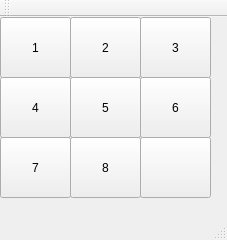
<?xml version="1.0" encoding="UTF-8"?>
<ui version="4.0">
 <class>MainWindow</class>
 <widget class="QMainWindow" name="MainWindow">
  <property name="geometry">
   <rect>
    <x>0</x>
    <y>0</y>
    <width>227</width>
    <height>240</height>
   </rect>
  </property>
  <property name="windowTitle">
   <string>MainWindow</string>
  </property>
  <widget class="QWidget" name="centralWidget">
   <widget class="QPushButton" name="pushButton">
    <property name="geometry">
     <rect>
      <x>0</x>
      <y>0</y>
      <width>71</width>
      <height>61</height>
     </rect>
    </property>
    <property name="text">
     <string>1</string>
    </property>
   </widget>
   <widget class="QPushButton" name="pushButton_2">
    <property name="geometry">
     <rect>
      <x>70</x>
      <y>0</y>
      <width>71</width>
      <height>61</height>
     </rect>
    </property>
    <property name="text">
     <string>2</string>
    </property>
   </widget>
   <widget class="QPushButton" name="pushButton_3">
    <property name="geometry">
     <rect>
      <x>140</x>
      <y>0</y>
      <width>71</width>
      <height>61</height>
     </rect>
    </property>
    <property name="text">
     <string>3</string>
    </property>
   </widget>
   <widget class="QPushButton" name="pushButton_4">
    <property name="geometry">
     <rect>
      <x>0</x>
      <y>60</y>
      <width>71</width>
      <height>61</height>
     </rect>
    </property>
    <property name="text">
     <string>4</string>
    </property>
   </widget>
   <widget class="QPushButton" name="pushButton_5">
    <property name="geometry">
     <rect>
      <x>70</x>
      <y>60</y>
      <width>71</width>
      <height>61</height>
     </rect>
    </property>
    <property name="text">
     <string>5</string>
    </property>
   </widget>
   <widget class="QPushButton" name="pushButton_6">
    <property name="geometry">
     <rect>
      <x>140</x>
      <y>60</y>
      <width>71</width>
      <height>61</height>
     </rect>
    </property>
    <property name="text">
     <string>6</string>
    </property>
   </widget>
   <widget class="QPushButton" name="pushButton_7">
    <property name="geometry">
     <rect>
      <x>0</x>
      <y>120</y>
      <width>71</width>
      <height>61</height>
     </rect>
    </property>
    <property name="text">
     <string>7</string>
    </property>
   </widget>
   <widget class="QPushButton" name="pushButton_8">
    <property name="geometry">
     <rect>
      <x>70</x>
      <y>120</y>
      <width>71</width>
      <height>61</height>
     </rect>
    </property>
    <property name="text">
     <string>8</string>
    </property>
   </widget>
   <widget class="QPushButton" name="pushButton_9">
    <property name="geometry">
     <rect>
      <x>140</x>
      <y>120</y>
      <width>71</width>
      <height>61</height>
     </rect>
    </property>
    <property name="text">
     <string/>
    </property>
   </widget>
  </widget>
  <widget class="QMenuBar" name="menuBar">
   <property name="geometry">
    <rect>
     <x>0</x>
     <y>0</y>
     <width>227</width>
     <height>23</height>
    </rect>
   </property>
  </widget>
  <widget class="QToolBar" name="mainToolBar">
   <attribute name="toolBarArea">
    <enum>TopToolBarArea</enum>
   </attribute>
   <attribute name="toolBarBreak">
    <bool>false</bool>
   </attribute>
  </widget>
  <widget class="QStatusBar" name="statusBar"/>
 </widget>
 <layoutdefault spacing="6" margin="11"/>
 <resources/>
 <connections/>
</ui>
